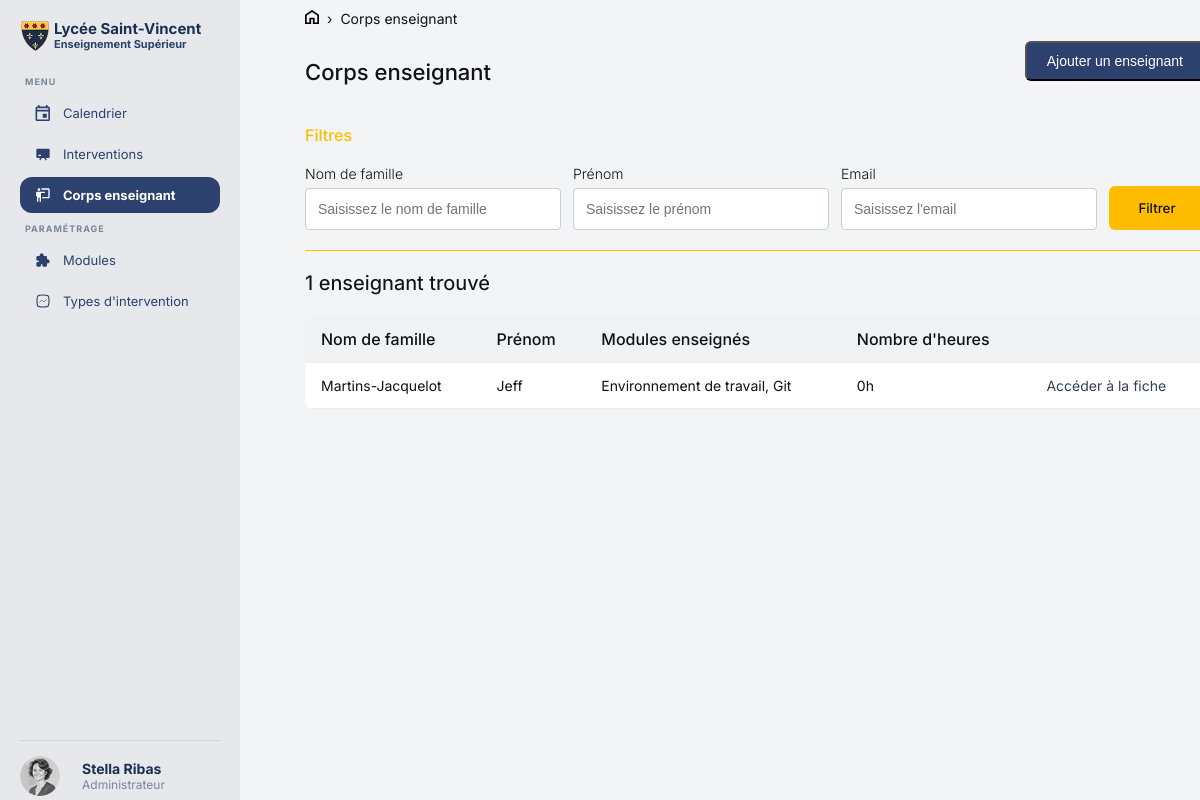
Page /corps_enseignant.php on the committed database.
### tables this page shows
CREATE TABLE IF NOT EXISTS `instructor` (
  `id` int NOT NULL AUTO_INCREMENT,
  `user_id` int NOT NULL,
  PRIMARY KEY (`id`),
  KEY `user_id` (`user_id`)
);

CREATE TABLE IF NOT EXISTS `users` (
  `id` int NOT NULL AUTO_INCREMENT,
  `role` varchar(100) NOT NULL DEFAULT 'admin',
  `email` varchar(150) NOT NULL,
  `last_name` varchar(100) NOT NULL,
  `first_name` varchar(100) NOT NULL,
  `password` varchar(255) NOT NULL,
  PRIMARY KEY (`id`),
  UNIQUE KEY `email` (`email`)
);

### database/requetecorpsenseignant.php (called while the page is built, shortened)
<?php
$filtre_nom    = isset($_POST['nom'])    ? trim($_POST['nom'])    : '';
$filtre_prenom = isset($_POST['prenom']) ? trim($_POST['prenom']) : '';
$filtre_email  = isset($_POST['email'])  ? trim($_POST['email'])  : '';
$stmt = $pdo->prepare("
    SELECT i.id, u.last_name, u.first_name, u.email,
           GROUP_CONCAT(DISTINCT m.name ORDER BY m.name SEPARATOR ', ') AS modules,
           COALESCE(SUM(TIMESTAMPDIFF(HOUR, c.start_date, c.end_date)), 0) AS total_heures
    FROM instructor i
    JOIN users u ON i.user_id = u.id
    LEFT JOIN instructor_module im ON i.id = im.instructor_id
    LEFT JOIN module m ON im.module_id = m.id
    LEFT JOIN course_instructor ci ON i.id = ci.instructor_id
    LEFT JOIN course c ON ci.course_id = c.id
    WHERE u.last_name LIKE ? AND u.first_name LIKE ? AND u.email LIKE ?
    GROUP BY i.id, u.last_name, u.first_name, u.email
    ORDER BY u.last_name ASC
");
$stmt->execute(["%$filtre_nom%", "%$filtre_prenom%", "%$filtre_email%"]);
$enseignants    = $stmt->fetchAll(PDO::FETCH_ASSOC);
$nb_enseignants = count($enseignants);

### public/corps_enseignant.php (the view, shortened to what this page needs)
<?php
require_once '../fonctions/db.php';
require_once '../database/requetecorpsenseignant.php';
?>
<!DOCTYPE html>
<html lang="fr">
<head>
    <link rel="stylesheet" href="assets/css/header.css">
    <link rel="stylesheet" href="assets/css/corps_enseignant.css">
</head>
<body class="corps-enseignant">
<div class="page">
    <?php require_once '../inclus/header.php'; ?>
    <main class="contenu">
        <nav class="fil">
            <a href="index.php"><img src="assets/images/Home.svg"></a>
            <span>›</span>
            <a href="corps_enseignant.php">Corps enseignant</a>
        </nav>
        <div class="entete-page">
            <p class="titre-principal">Corps enseignant</p>
            <button class="bouton-ajouter" onclick="document.getElementById('modal-ajouter').showModal()">
                Ajouter un enseignant
            </button>
        </div>
        <section class="bloc-filtre">
            <h3 class="titre-filtre">Filtres</h3>
            <form class="formulaire-filtre" method="POST" action="">
                <div class="champ">
                    <label>Nom de famille</label>
                    <input type="text" name="nom" placeholder="Saisissez le nom de famille"
                           value="<?= htmlspecialchars($filtre_nom) ?>">
                </div>
                <div class="champ">
                    <label>Prénom</label>
                    <input type="text" name="prenom" placeholder="Saisissez le prénom"
                           value="<?= htmlspecialchars($filtre_prenom) ?>">
                </div>
                <div class="champ">
                    <label>Email</label>
                    <input type="text" name="email" placeholder="Saisissez l'email"
                           value="<?= htmlspecialchars($filtre_email) ?>">
                </div>
                <button type="submit" class="bouton-filtre">Filtrer</button>
            </form>
        </section>
        <div class="hrcouleur"></div>
        <h3><?= $nb_enseignants ?> enseignant<?= $nb_enseignants > 1 ? 's' : '' ?> trouvé<?= $nb_enseignants > 1 ? 's' : '' ?></h3>
        <table class="table">
            <thead>
            <tr>
                <th>Nom de famille</th>
                <th>Prénom</th>
                <th>Modules enseignés</th>
                <th>Nombre d'heures</th>
                <th></th>
            </tr>
            </thead>
            <tbody>
            <?php if ($nb_enseignants === 0): ?>
                <tr>
                    <td colspan="5" class="aucun-resultat">Aucun enseignant trouvé.</td>
                </tr>
            <?php else: ?>
                <?php foreach ($enseignants as $enseignant): ?>
                    <tr>
                        <td><?= htmlspecialchars($enseignant['last_name']) ?></td>
                        <td><?= htmlspecialchars($enseignant['first_name']) ?></td>
                        <td><?= htmlspecialchars($enseignant['modules'] ?? '—') ?></td>
                        <td><?= (int)$enseignant['total_heures'] ?>h</td>
                        <td>
                            <a href="fiche_enseignant.php?id=<?= (int)$enseignant['id'] ?>" class="lien-fiche">
                                Accéder à la fiche
                            </a>
                        </td>
                    </tr>
                <?php endforeach; ?>
            <?php endif; ?>
            </tbody>
        </table>
    </main>
</div>
</body>
</html>

### public/assets/css/header.css (style rules this page uses)
html, body { margin: 0; padding: 0; overflow-x: hidden; box-sizing: border-box; font-family: 'Inter', sans-serif; background-color: #f3f4f6; color: #1b2e53; }
.page { display: flex; min-height: 100vh; }

### public/assets/css/corps_enseignant.css (style rules this page uses)
.contenu { margin-left: 275px; flex: 1; min-height: 100vh; padding: 0 60px 0 30px; }
.fil { display: flex; align-items: center; gap: 8px; font-size: 14px; color: #111; margin-bottom: 10px; margin-top: 10px; }
.fil a { color: #111; text-decoration: none; }
.entete-page { display: flex; justify-content: space-between; align-items: center; margin-bottom: 40px; }
.titre-principal { font-size: 22px; font-weight: 500; color: #111; margin-bottom: 0; }
.bouton-ajouter { background-color: #2c416e; color: white; padding: 10px 20px; border-radius: 6px; text-decoration: none; font-size: 14px; font-weight: 500; transition: background 0.2s; }
.bloc-filtre { max-width: 900px; }
.titre-filtre { font-size: 16px; font-weight: 500; color: #FFBD01; margin-bottom: 20px; }
.formulaire-filtre { display: flex; flex-direction: row; align-items: flex-end; gap: 12px; }
.champ { display: flex; flex-direction: column; margin-bottom: 20px; }
.champ label { font-size: 14px; margin-bottom: 6px; font-weight: 300; color: #111; }
.champ input { padding: 12px; border: 1px solid #ccc; border-radius: 4px; font-size: 14px; width: 230px; outline: none; color: #111; }
.bouton-filtre { width: 120px; height: 44px; background: #FFBD01; color: #111; font-weight: 500; border: none; border-radius: 6px; cursor: pointer; font-family: 'Inter', sans-serif; margin-bottom: 20px; }
.hrcouleur { height: 1px; background-color: #FFBD01; width: 100%; }
h3 { margin-top: 20px; font-weight: 450; font-size: 20px; color: #111; }
table { background-color: white; width: 100%; border-radius: 8px; margin-top: 15px; border-collapse: collapse; overflow: hidden; }
thead tr { background-color: rgba(232, 233, 236, 0.6); }
tbody tr { background-color: white; border-bottom: 1px solid #eee; transition: background 0.15s; }
th { padding: 14px 16px; text-align: left; color: #111; font-weight: 500; }
td { padding: 14px 16px; font-size: 14px; color: #111; }
.lien-fiche { text-decoration: none; color: #344054; font-size: 14px; }

### rows in the picture
instructor: user.last_name "Martins-Jacquelot", user.first_name "Jeff", modules "Environnement de travail, Git", total_heures "0"

### other values in the picture
$nb_enseignants "1"
